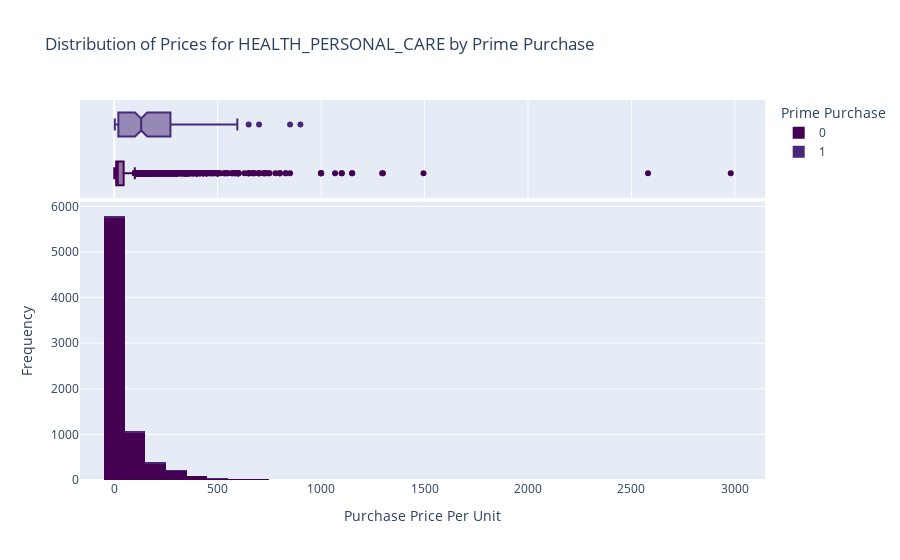

This figure's notebook cell:
### Code cell
import seaborn as sns
import matplotlib.pyplot as plt

# Filter the data for the category "DIGITAL_DEVICE_3"
digital_device_3_data = subset_data[subset_data['Category'].isin(top_40_differences['Category'])]

# Plot the distribution of prices for "HEALTH_PERSONAL_CARE" colored by prime purchase using plotly express
fig = px.histogram(digital_device_3_data, x='Purchase Price Per Unit', color='Prime Purchase', nbins=50, marginal='box', title='Distribution of Prices for HEALTH_PERSONAL_CARE by Prime Purchase', color_discrete_sequence=px.colors.sequential.Viridis)
fig.update_layout(xaxis_title='Purchase Price Per Unit', yaxis_title='Frequency')
fig.show()

### Figure 1 — Plotly figure (JSON) as saved in the notebook; plotly's stock layout.template omitted (floating-point values rounded to 4 significant figures; data arrays with more than 128 entries replaced by an {"elided": "..."} marker saying what was removed)
{"data": [{"alignmentgroup": "True", "bingroup": "x", "hovertemplate": "Prime Purchase=0<br>Purchase Price Per Unit=%{x}<br>count=%{y}<extra></extra>", "legendgroup": "0", "marker": {"color": "#440154", "pattern": {"shape": ""}}, "name": "0", "nbinsx": 50, "offsetgroup": "0", "orientation": "v", "showlegend": true, "type": "histogram", "x": {"elided": "7480 float values"}, "xaxis": "x", "yaxis": "y"}, {"alignmentgroup": "True", "hovertemplate": "Prime Purchase=0<br>Purchase Price Per Unit=%{x}<extra></extra>", "legendgroup": "0", "marker": {"color": "#440154"}, "name": "0", "notched": true, "offsetgroup": "0", "showlegend": false, "type": "box", "x": {"elided": "7480 float values"}, "xaxis": "x2", "yaxis": "y2"}, {"alignmentgroup": "True", "bingroup": "x", "hovertemplate": "Prime Purchase=1<br>Purchase Price Per Unit=%{x}<br>count=%{y}<extra></extra>", "legendgroup": "1", "marker": {"color": "#482878", "pattern": {"shape": ""}}, "name": "1", "nbinsx": 50, "offsetgroup": "1", "orientation": "v", "showlegend": true, "type": "histogram", "x": {"elided": "179 float values"}, "xaxis": "x", "yaxis": "y"}, {"alignmentgroup": "True", "hovertemplate": "Prime Purchase=1<br>Purchase Price Per Unit=%{x}<extra></extra>", "legendgroup": "1", "marker": {"color": "#482878"}, "name": "1", "notched": true, "offsetgroup": "1", "showlegend": false, "type": "box", "x": {"elided": "179 float values"}, "xaxis": "x2", "yaxis": "y2"}], "layout": {"barmode": "relative", "legend": {"title": {"text": "Prime Purchase"}, "tracegroupgap": 0}, "title": {"text": "Distribution of Prices for HEALTH_PERSONAL_CARE by Prime Purchase"}, "xaxis": {"anchor": "y", "domain": [0, 1], "title": {"text": "Purchase Price Per Unit"}}, "xaxis2": {"anchor": "y2", "domain": [0, 1], "matches": "x", "showgrid": true, "showticklabels": false}, "yaxis": {"anchor": "x", "domain": [0, 0.7326], "title": {"text": "Frequency"}}, "yaxis2": {"anchor": "x2", "domain": [0.7426, 1], "matches": "y2", "showgrid": false, "showline": false, "showticklabels": false, "ticks": ""}}}
